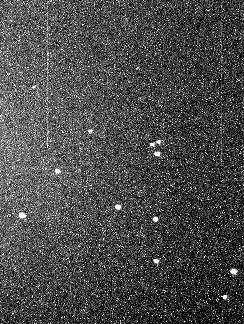
#> input picture stars.jpg, 244 x 324 px
$ jupyter execute Stars-Pinpointing.ipynb
#> lines starting #> are read from the running program, lines starting #| are printed output that depends on the picture; after the words box and inside, x2 and y2 are one past the last pixel; in counts of white or black regions, pixels touching at a corner belong together
# Stars Pinpointing
In this notebook we preprocess a noisy image of sky and locate the stars inside of it using classic image processing techniques

### Loading the necessary libraries:

[cell 1]
import cv2
import numpy as np
import matplotlib.pyplot as plt

### Loading the image:

[cell 2]
image = plt.imread("stars.jpg")
#> image is the input picture: shape (324, 244, 3); min 0, max 255, mean 74.6
plt.imshow(image)
plt.show()

### Denoising:

[cell 3]
gray_img = cv2.cvtColor(image, cv2.COLOR_BGR2GRAY)

kernel = np.ones((2, 2), np.uint8)

denoised_image = cv2.morphologyEx(gray_img, cv2.MORPH_OPEN, kernel)
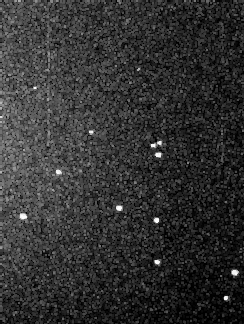
#> denoised_image: shape (324, 244); min 0, max 254, mean 49.7

plt.imshow(denoised_image, cmap='gray')
plt.show()

### Contrast improvement:

[cell 4]
alpha=0.1
beta=-20

adjusted2 = cv2.addWeighted(denoised_image, alpha, np.zeros(denoised_image.shape, denoised_image.dtype), 0, beta)
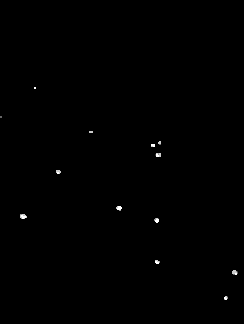
#> adjusted2: shape (324, 244); min 0, max 5, mean 0.0107; drawn with min black and max white
plt.imshow(adjusted2, cmap='gray')
plt.show()

### Thresholding and Masking:

[cell 5]
_, mask = cv2.threshold(adjusted2, 0, 255, cv2.THRESH_BINARY + cv2.THRESH_OTSU)
#> mask: shape (324, 244); 0.24% white; 12 white regions (8 under 20 px)
plt.imshow(mask, cmap='gray')
plt.show()

### Total count and Coordination:

[cell 6]
contours, _ = cv2.findContours(mask, cv2.RETR_EXTERNAL, cv2.CHAIN_APPROX_SIMPLE)
#> contours = 12 contours, 11 with area under 20; largest, box (x1, y1, x2, y2) and area: (20, 214, 27, 219) 20

star_count = 0
star_coords = []

for contour in contours:

    area = cv2.contourArea(contour)
    if area > 0.9:
        star_count += 1

        M = cv2.moments(contour)
        if M["m00"] != 0:
            cX = int(M["m10"] / M["m00"])
            cY = int(M["m01"] / M["m00"])
            star_coords.append((cX, cY))
#> this loop made 12 passes
#> (area, cX, cY) on pass 5: (20, 22, 215)
#> after the loop, star_coords = [(225, 297), (234, 271), (156, 261), (156, 219), (22, 215), (118, 207), (57, 171), (158, 154), (152, 145), (159, 142), (90, 131), (34, 87)]; star_count = 12

print("Total count: ", star_count)
#| Total count:  12
print("Coordinates: ", star_coords)
#| Coordinates:  [(225, 297), (234, 271), (156, 261), (156, 219), (22, 215), (118, 207), (57, 171), (158, 154), (152, 145), (159, 142), (90, 131), (34, 87)]

star_coords_n = np.array(star_coords)
#> star_coords_n = [[225, 297], [234, 271], [156, 261], [156, 219], [22, 215], [118, 207], [57, 171], [158, 154], [152, 145], [159, 142], [90, 131], [34, 87]]
plt.imshow(mask, cmap='gray')
plt.scatter(star_coords_n[:,0], star_coords_n[:,1], marker='x', c='r', s=40)
plt.show()
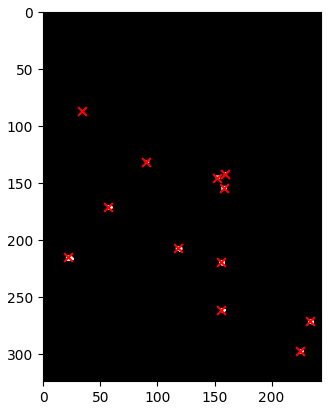
#> figure drawn by matplotlib, 1 panel
